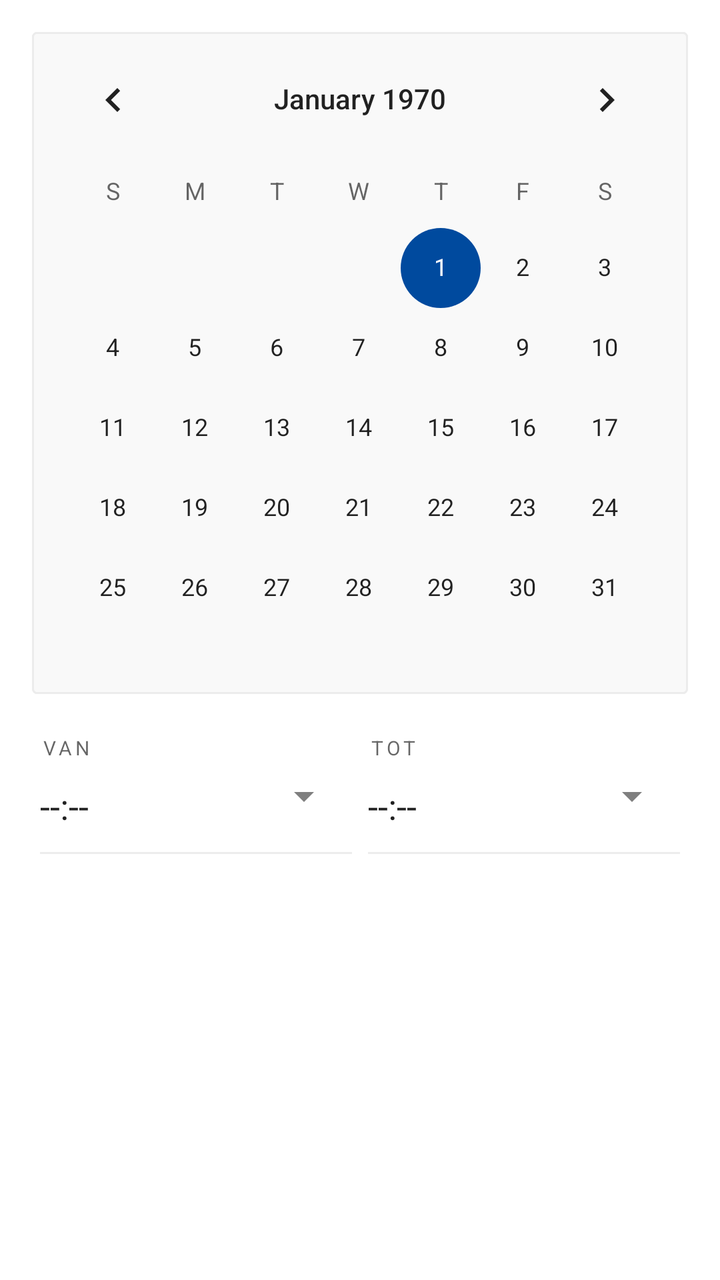
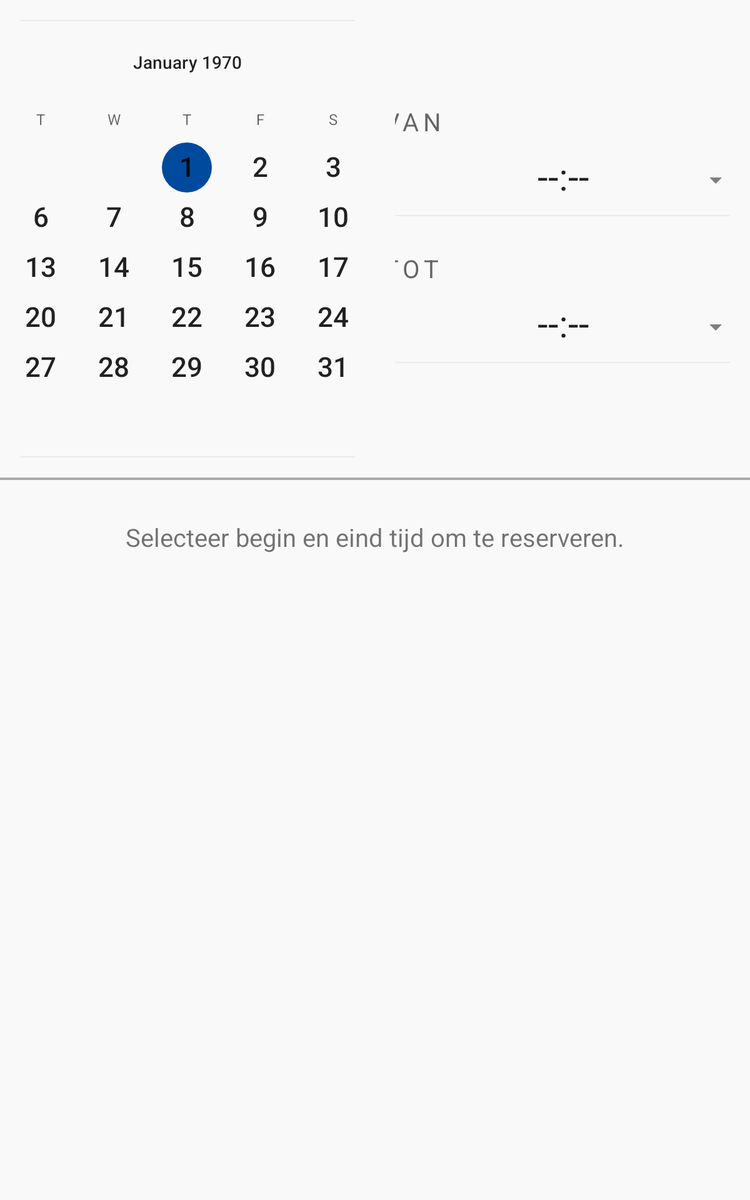

One screen, two layout resources from the same app: the default and the repository's alternative for another configuration. Each is rendered where Android would select it; the XML of both is given below.
<!-- AndroidManifest.xml: application theme AppTheme -->
<!-- res/layout/fragment_vehicle_reservation.xml -->
<?xml version="1.0" encoding="utf-8"?>
<androidx.constraintlayout.widget.ConstraintLayout xmlns:android="http://schemas.android.com/apk/res/android"
    xmlns:app="http://schemas.android.com/apk/res-auto"
    xmlns:tools="http://schemas.android.com/tools"
    android:layout_width="match_parent"
    android:layout_height="match_parent"
    android:orientation="vertical">

    <ScrollView
        android:id="@+id/scrollViewVehicle"
        android:layout_width="match_parent"
        android:layout_height="0dp"

        app:layout_constraintBottom_toBottomOf="parent"
        app:layout_constraintEnd_toEndOf="parent"
        app:layout_constraintStart_toStartOf="parent"
        app:layout_constraintTop_toTopOf="parent">

        <LinearLayout
            android:layout_width="match_parent"
            android:layout_height="wrap_content"
            android:orientation="vertical">

            <androidx.constraintlayout.widget.ConstraintLayout
                android:id="@+id/constraint_layout_date_items"
                android:layout_width="match_parent"
                android:layout_height="wrap_content"
                android:layout_marginTop="@dimen/container_spacing"
                android:layout_marginStart="@dimen/container_spacing"
                android:layout_marginEnd="@dimen/container_spacing"
                app:layout_constraintEnd_toEndOf="parent"
                app:layout_constraintStart_toStartOf="parent"
                app:layout_constraintTop_toTopOf="parent">

                <CalendarView
                    android:id="@+id/calendarReservationView"
                    android:layout_width="match_parent"
                    android:layout_height="331dp"
                    android:background="@drawable/calendar_border"
                    app:layout_constraintEnd_toEndOf="parent"
                    app:layout_constraintStart_toStartOf="parent"
                    app:layout_constraintTop_toTopOf="parent" />

                <androidx.constraintlayout.widget.ConstraintLayout
                    android:id="@+id/constraint_start"
                    android:layout_width="0dp"
                    android:layout_height="wrap_content"
                    android:layout_marginTop="20dp"
                    app:layout_constraintEnd_toStartOf="@+id/constraint_end"
                    app:layout_constraintStart_toStartOf="parent"
                    app:layout_constraintTop_toBottomOf="@+id/calendarReservationView">

                    <TextView
                        android:id="@+id/label_time_from"
                        android:layout_width="wrap_content"
                        android:layout_height="wrap_content"
                        android:layout_marginStart="5dp"
                        android:layout_marginBottom="15dp"
                        android:text="@string/vehicle_time_from"
                        android:letterSpacing="0.16"
                        android:textAppearance="@style/TextAppearance.MaterialComponents.Overline"
                        android:textColor="#99000000"
                        app:layout_constraintStart_toStartOf="parent"
                        app:layout_constraintBottom_toTopOf="@+id/startTime"/>

                    <EditText
                        android:id="@+id/startTime"
                        android:layout_width="wrap_content"
                        android:layout_height="wrap_content"
                        android:backgroundTint="@color/calendarBorder"
                        android:ems="10"
                        android:hint="@string/hint_time"
                        android:focusable="false"
                        android:clickable="true"
                        android:inputType="time"
                        android:paddingBottom="20dp"
                        android:text="@string/empty_time"
                        app:layout_constraintStart_toStartOf="parent"
                        app:layout_constraintTop_toBottomOf="@id/label_time_from"
                        android:importantForAutofill="no" />

                    <ImageView
                        android:layout_width="24dp"
                        android:layout_height="24dp"
                        android:layout_marginEnd="16dp"
                        android:layout_marginBottom="25dp"
                        app:srcCompat="@drawable/ic_drop_down_24dp"
                        android:contentDescription="@string/ic_dropdown"
                        app:layout_constraintEnd_toEndOf="@id/startTime"
                        app:layout_constraintBottom_toBottomOf="@id/startTime"/>
                </androidx.constraintlayout.widget.ConstraintLayout>

                <androidx.constraintlayout.widget.ConstraintLayout
                    android:id="@+id/constraint_end"
                    android:layout_width="0dp"
                    android:layout_height="wrap_content"
                    android:layout_marginTop="20dp"
                    app:layout_constraintEnd_toEndOf="parent"
                    app:layout_constraintStart_toEndOf="@id/constraint_start"
                    app:layout_constraintTop_toBottomOf="@+id/calendarReservationView">

                    <TextView
                        android:id="@+id/label_time_to"
                        android:layout_width="wrap_content"
                        android:layout_height="wrap_content"
                        android:layout_marginStart="5dp"
                        android:layout_marginBottom="15dp"
                        android:text="@string/vehicle_time_to"
                        android:letterSpacing="0.16"
                        android:textAppearance="@style/TextAppearance.MaterialComponents.Overline"
                        android:textColor="#99000000"
                        app:layout_constraintStart_toStartOf="parent"
                        app:layout_constraintBottom_toTopOf="@+id/endTime"/>

                    <EditText
                        android:id="@+id/endTime"
                        android:layout_width="wrap_content"
                        android:layout_height="wrap_content"
                        android:backgroundTint="@color/calendarBorder"
                        android:ems="10"
                        android:hint="@string/hint_time"
                        android:focusable="false"
                        android:clickable="true"
                        android:inputType="time"
                        android:paddingBottom="20dp"
                        android:text="@string/empty_time"
                        app:layout_constraintStart_toStartOf="parent"
                        app:layout_constraintTop_toBottomOf="@id/label_time_to"
                        android:importantForAutofill="no" />

                    <ImageView
                        android:layout_width="24dp"
                        android:layout_height="24dp"
                        android:layout_marginEnd="16dp"
                        android:layout_marginBottom="25dp"
                        app:srcCompat="@drawable/ic_drop_down_24dp"
                        android:contentDescription="@string/ic_dropdown"
                        app:layout_constraintEnd_toEndOf="@id/endTime"
                        app:layout_constraintBottom_toBottomOf="@id/endTime"/>
                </androidx.constraintlayout.widget.ConstraintLayout>
            </androidx.constraintlayout.widget.ConstraintLayout>

            <androidx.recyclerview.widget.RecyclerView
                android:id="@+id/recyclerView"
                android:layout_width="match_parent"
                android:layout_height="wrap_content"
                android:layout_marginTop="0dp"
                android:nestedScrollingEnabled="false"
                android:orientation="vertical"
                app:layout_constraintTop_toBottomOf="@+id/constraint_layout_date_items"
                tools:layout_editor_absoluteX="0dp" />
        </LinearLayout>

    </ScrollView>
</androidx.constraintlayout.widget.ConstraintLayout>
<!-- resources referenced by this layout -->
<resources>
  <color name="calendarBorder">#ECECEC</color>
  <dimen name="container_spacing">16dp</dimen>
  <!-- drawable calendar_border (drawable) -->
  <?xml version="1.0" encoding="utf-8"?>
  <shape xmlns:android="http://schemas.android.com/apk/res/android"
      android:shape="rectangle" >
  
      
      <solid
          android:color="@color/background_color_white" >
      </solid>
  
      
      <stroke
          android:width="1dp"
          android:color="@color/calendarBorder" >
      </stroke>
  
      
      <corners
          android:radius="2dp"   >
      </corners>
  
  </shape>
  <!-- drawable ic_drop_down_24dp (drawable) -->
  <vector xmlns:android="http://schemas.android.com/apk/res/android"
      android:width="24dp"
      android:height="24dp"
      android:alpha="0.9"
      android:tint="#707070"
      android:viewportWidth="24.0"
      android:viewportHeight="24.0">
      <path
          android:fillColor="#FF000000"
          android:pathData="M7,10l5,5 5,-5z" />
  </vector>
  <string name="empty_time">--:--</string>
  <string name="hint_time">Time input</string>
  <string name="ic_dropdown">dropdown arrow</string>
  <string name="vehicle_time_from">van</string>
  <string name="vehicle_time_to">tot</string>
  <style name="AppTheme" parent="Theme.MaterialComponents.DayNight.NoActionBar">
          
          <item name="colorPrimary">@color/colorPrimary</item>
          <item name="colorPrimaryDark">@color/colorPrimaryDark</item>
          <item name="colorAccent">@color/colorAccent</item>
      </style>
  <color name="background_color_white">#F9F9F9</color>
  <color name="colorPrimary">#004A9E</color>
  <color name="colorPrimaryDark">#00359E</color>
  <color name="colorAccent">#004A9E</color>
</resources>
<!-- res/layout-sw600dp/fragment_vehicle_reservation.xml (the repository's variant of the layout above) -->
<!-- drawn on a 7-inch tablet held upright -->
<?xml version="1.0" encoding="utf-8"?>
<androidx.constraintlayout.widget.ConstraintLayout xmlns:android="http://schemas.android.com/apk/res/android"
    xmlns:app="http://schemas.android.com/apk/res-auto"
    xmlns:tools="http://schemas.android.com/tools"
    android:layout_width="match_parent"
    android:layout_height="match_parent"
    android:orientation="vertical">

    <ScrollView
        android:id="@+id/scrollViewVehicle"
        android:layout_width="match_parent"
        android:layout_height="match_parent">

        <LinearLayout
            android:layout_width="match_parent"
            android:layout_height="wrap_content"
            android:orientation="vertical">

            <androidx.constraintlayout.widget.ConstraintLayout
                android:id="@+id/select_calendar_fields"
                android:layout_width="match_parent"
                android:layout_height="wrap_content"
                android:layout_margin="@dimen/container_spacing">

                <LinearLayout
                    android:layout_width="match_parent"
                    android:layout_height="wrap_content"
                    app:layout_constraintTop_toTopOf="parent"
                    android:orientation="horizontal">

                    <LinearLayout
                        android:layout_width="0dp"
                        android:layout_height="match_parent"
                        android:layout_weight="0.5"
                        android:layout_marginEnd="16dp"
                        android:orientation="vertical"
                        android:gravity="center">

                        <CalendarView
                            android:id="@+id/calendarReservationView"
                            android:layout_width="450dp"
                            android:layout_height="350dp"
                            android:background="@drawable/calendar_border"
                            android:dateTextAppearance="@android:style/TextAppearance.Large"
                            android:firstDayOfWeek="2" />

                    </LinearLayout>

                    <LinearLayout
                        android:layout_width="0dp"
                        android:layout_height="match_parent"
                        android:layout_weight="0.5"
                        android:layout_marginStart="16dp"
                        android:orientation="vertical"
                        android:gravity="center_vertical">

                        <androidx.constraintlayout.widget.ConstraintLayout
                            android:layout_width="match_parent"
                            android:layout_height="wrap_content">

                            <androidx.constraintlayout.widget.ConstraintLayout
                                android:id="@+id/constraint_start"
                                android:layout_width="300dp"
                                android:layout_height="wrap_content"
                                app:layout_constraintStart_toStartOf="parent"
                                app:layout_constraintEnd_toEndOf="parent"
                                app:layout_constraintTop_toTopOf="parent">

                                <TextView
                                    android:id="@+id/label_time_from"
                                    android:layout_width="wrap_content"
                                    android:layout_height="wrap_content"
                                    android:layout_marginStart="5dp"
                                    android:layout_marginBottom="15dp"
                                    android:text="@string/vehicle_time_from"
                                    android:textSize="20sp"
                                    android:letterSpacing="0.16"
                                    android:textAppearance="@style/TextAppearance.MaterialComponents.Overline"
                                    android:textColor="#99000000"
                                    app:layout_constraintStart_toStartOf="parent"
                                    app:layout_constraintBottom_toTopOf="@+id/startTime"/>

                                <EditText
                                    android:id="@+id/startTime"
                                    android:layout_width="match_parent"
                                    android:layout_height="wrap_content"
                                    android:gravity="center"
                                    android:backgroundTint="@color/calendarBorder"
                                    android:ems="10"
                                    android:hint="@string/hint_time"
                                    android:focusable="false"
                                    android:clickable="true"
                                    android:inputType="time"
                                    android:paddingBottom="20dp"
                                    android:text="@string/empty_time"
                                    android:textSize="30sp"
                                    app:layout_constraintStart_toStartOf="parent"
                                    app:layout_constraintTop_toBottomOf="@id/label_time_from"
                                    android:importantForAutofill="no" />

                                <ImageView
                                    android:layout_width="24dp"
                                    android:layout_height="24dp"
                                    android:layout_marginEnd="16dp"
                                    android:layout_marginBottom="25dp"
                                    app:srcCompat="@drawable/ic_drop_down_24dp"
                                    android:contentDescription="@string/ic_dropdown"
                                    app:layout_constraintEnd_toEndOf="@id/startTime"
                                    app:layout_constraintBottom_toBottomOf="@id/startTime"/>
                            </androidx.constraintlayout.widget.ConstraintLayout>

                            <androidx.constraintlayout.widget.ConstraintLayout
                                android:id="@+id/constraint_end"
                                android:layout_width="300dp"
                                android:layout_height="wrap_content"
                                android:layout_marginTop="20dp"
                                app:layout_constraintEnd_toEndOf="parent"
                                app:layout_constraintStart_toStartOf="parent"
                                app:layout_constraintTop_toBottomOf="@+id/constraint_start">

                                <TextView
                                    android:id="@+id/label_time_to"
                                    android:layout_width="wrap_content"
                                    android:layout_height="wrap_content"
                                    android:layout_marginStart="5dp"
                                    android:layout_marginBottom="15dp"
                                    android:text="@string/vehicle_time_to"
                                    android:textSize="20sp"
                                    android:letterSpacing="0.16"
                                    android:textAppearance="@style/TextAppearance.MaterialComponents.Overline"
                                    android:textColor="#99000000"
                                    app:layout_constraintStart_toStartOf="parent"
                                    app:layout_constraintBottom_toTopOf="@+id/endTime"/>

                                <EditText
                                    android:id="@+id/endTime"
                                    android:layout_width="match_parent"
                                    android:layout_height="wrap_content"
                                    android:gravity="center"
                                    android:backgroundTint="@color/calendarBorder"
                                    android:ems="10"
                                    android:hint="@string/hint_time"
                                    android:focusable="false"
                                    android:clickable="true"
                                    android:inputType="time"
                                    android:paddingBottom="20dp"
                                    android:text="@string/empty_time"
                                    android:textSize="30sp"
                                    app:layout_constraintStart_toStartOf="parent"
                                    app:layout_constraintTop_toBottomOf="@id/label_time_to"
                                    android:importantForAutofill="no" />

                                <ImageView
                                    android:layout_width="24dp"
                                    android:layout_height="24dp"
                                    android:layout_marginEnd="16dp"
                                    android:layout_marginBottom="25dp"
                                    app:srcCompat="@drawable/ic_drop_down_24dp"
                                    android:contentDescription="@string/ic_dropdown"
                                    app:layout_constraintEnd_toEndOf="@id/endTime"
                                    app:layout_constraintBottom_toBottomOf="@id/endTime"/>
                            </androidx.constraintlayout.widget.ConstraintLayout>

                        </androidx.constraintlayout.widget.ConstraintLayout>

                    </LinearLayout>

                </LinearLayout>

            </androidx.constraintlayout.widget.ConstraintLayout>

            <View
                android:id="@+id/divider2"
                android:layout_width="match_parent"
                android:layout_height="2dp"
                android:background="@android:color/darker_gray" />

            <androidx.constraintlayout.widget.ConstraintLayout
                android:id="@+id/view_cars"
                android:layout_width="match_parent"
                android:layout_height="wrap_content"
                android:layout_margin="@dimen/container_spacing">

                <androidx.recyclerview.widget.RecyclerView
                    android:id="@+id/recyclerView"
                    android:layout_width="match_parent"
                    android:layout_height="wrap_content"
                    android:nestedScrollingEnabled="true"
                    android:orientation="vertical"
                    tools:layout_editor_absoluteX="0dp"
                    app:layout_constraintTop_toTopOf="parent"
                    app:layout_constraintStart_toStartOf="parent"
                    app:layout_constraintBottom_toTopOf="@id/vehicle_reservation_btn"
                    android:visibility="invisible"/>

                <TextView
                    android:id="@+id/empty_view"
                    android:layout_width="match_parent"
                    android:layout_height="wrap_content"
                    android:gravity="center"
                    android:layout_marginTop="@dimen/container_spacing"
                    app:layout_constraintTop_toTopOf="parent"
                    android:visibility="visible"
                    android:textSize="20sp"
                    android:text="@string/toast_select_all_inputs" />

                <com.google.android.material.button.MaterialButton
                    android:id="@+id/vehicle_reservation_btn"
                    style="@style/CustomMaterialButton"
                    android:layout_width="match_parent"
                    android:layout_height="@dimen/button_height"
                    android:text="@string/button_reserve_vehicle"
                    app:backgroundTint="@color/colorPrimaryDark"
                    app:icon="@drawable/ic_vehicle_reserve"
                    app:iconGravity="textStart"
                    app:iconPadding="@dimen/container_spacing"
                    app:iconSize="32dp"
                    app:layout_constraintTop_toBottomOf="@id/recyclerView"
                    android:visibility="invisible"/>
            </androidx.constraintlayout.widget.ConstraintLayout>

        </LinearLayout>
    </ScrollView>
</androidx.constraintlayout.widget.ConstraintLayout>
<!-- resources referenced by the variant -->
<!-- as a 7-inch tablet held upright resolves them -->
<resources>
  <color name="calendarBorder">#ECECEC</color>
  <color name="colorPrimaryDark">#00359E</color>
  <dimen name="button_height">47dp</dimen>
  <dimen name="container_spacing">16dp</dimen>
  <!-- drawable calendar_border (drawable) -->
  <?xml version="1.0" encoding="utf-8"?>
  <shape xmlns:android="http://schemas.android.com/apk/res/android"
      android:shape="rectangle" >
  
      
      <solid
          android:color="@color/background_color_white" >
      </solid>
  
      
      <stroke
          android:width="1dp"
          android:color="@color/calendarBorder" >
      </stroke>
  
      
      <corners
          android:radius="2dp"   >
      </corners>
  
  </shape>
  <!-- drawable ic_drop_down_24dp (drawable) -->
  <vector xmlns:android="http://schemas.android.com/apk/res/android"
      android:width="24dp"
      android:height="24dp"
      android:alpha="0.9"
      android:tint="#707070"
      android:viewportWidth="24.0"
      android:viewportHeight="24.0">
      <path
          android:fillColor="#FF000000"
          android:pathData="M7,10l5,5 5,-5z" />
  </vector>
  <!-- drawable ic_vehicle_reserve (drawable) -->
  <vector xmlns:android="http://schemas.android.com/apk/res/android"
      android:height="24dp"
      android:width="24dp"
      android:alpha="0.9"
      android:tint="#FFFFFF"
      android:viewportHeight="36"
      android:viewportWidth="36">
      <path
          android:fillColor="#FF000000"
          android:pathData="M26.333,18.6L18,18.6v8h8.333ZM24.667,1L24.667,4.2L11.333,4.2L11.333,1L8,1L8,4.2L6.333,4.2A3.253,3.253 0,0 0,3.017 7.4L3,29.8A3.268,3.268 0,0 0,6.333 33L29.667,33A3.278,3.278 0,0 0,33 29.8L33,7.4a3.278,3.278 0,0 0,-3.333 -3.2L28,4.2L28,1ZM29.667,29.8L6.333,29.8L6.333,12.2L29.667,12.2Z"/>
  </vector>
  <string name="button_reserve_vehicle">Auto reserveren</string>
  <string name="empty_time">--:--</string>
  <string name="hint_time">Time input</string>
  <string name="ic_dropdown">dropdown arrow</string>
  <string name="toast_select_all_inputs">Selecteer begin en eind tijd om te reserveren.</string>
  <string name="vehicle_time_from">van</string>
  <string name="vehicle_time_to">tot</string>
  <!-- from res/values-sw600dp/ -->
  <style name="CustomMaterialButton" parent="Widget.MaterialComponents.Button">
          <item name="android:textSize">16sp</item>
          <item name="android:textAppearance">@style/TextAppearance.MaterialComponents.Button</item>
          <item name="backgroundTint">@color/color_states_material_button</item>
          <item name="android:layout_width">match_parent</item>
          <item name="android:layout_height">@dimen/button_height</item>
          <item name="android:insetBottom">0dp</item>
          <item name="android:insetTop">0dp</item>
      </style>
  <!-- from res/values-sw600dp/ -->
  <style name="AppTheme" parent="Theme.MaterialComponents.DayNight.NoActionBar">
          
          <item name="colorPrimary">@color/colorPrimary</item>
          <item name="colorPrimaryDark">@color/colorPrimaryDark</item>
          <item name="colorAccent">@color/colorAccent</item>
          <item name="android:windowBackground">@color/background_color_white</item>
      </style>
  <color name="background_color_white">#F9F9F9</color>
  <color name="colorPrimary">#004A9E</color>
  <color name="colorAccent">#004A9E</color>
</resources>
